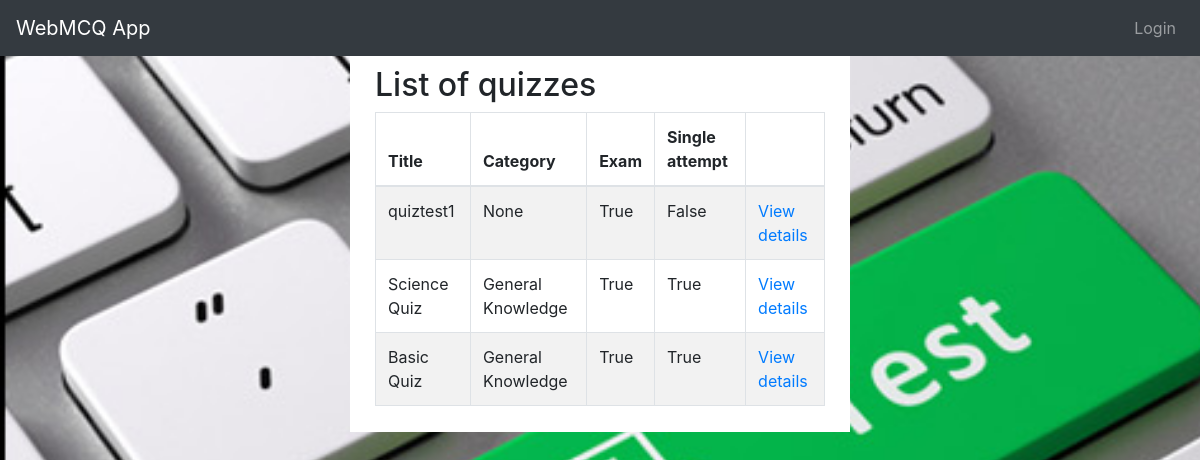
Screenshot of /quizzes/ with the database file from the repository.
### quiz/models.py (models this page shows, shortened)
class Quiz(models.Model):
    title = models.CharField(
        verbose_name=_("Title"),
        max_length=60, blank=False)
    description = models.TextField(
        verbose_name=_("Description"),
        blank=True, help_text=_("a description of the quiz"))
    url = models.SlugField(
        max_length=60, blank=False,
        help_text=_("a user friendly url"),
        verbose_name=_("user friendly url"))
    category = models.ForeignKey(
        Category, null=True, blank=True,
        verbose_name=_("Category"), on_delete=models.CASCADE)
    random_order = models.BooleanField(
        blank=False, default=False,
        verbose_name=_("Random Order"),
        help_text=_("Display the questions in "
                    "a random order or as they "
                    "are set?"))
    max_questions = models.PositiveIntegerField(
        blank=True, null=True, verbose_name=_("Max Questions"),
        help_text=_("Number of questions to be answered on each attempt."))
    answers_at_end = models.BooleanField(
        blank=False, default=False,
        help_text=_("Correct answer is NOT shown after question."
                    " Answers displayed at the end."),
        verbose_name=_("Answers at end"))
    exam_paper = models.BooleanField(
        blank=False, default=False,
        help_text=_("If yes, the result of each"
                    " attempt by a user will be"
                    " stored. Necessary for marking."),
        verbose_name=_("Exam Paper"))
    single_attempt = models.BooleanField(
        blank=False, default=False,
        help_text=_("If yes, only one attempt by"
                    " a user will be permitted."
                    " Non users cannot sit this exam."),
        verbose_name=_("Single Attempt"))
    pass_mark = models.SmallIntegerField(
        blank=True, default=0,
        verbose_name=_("Pass Mark"),
        help_text=_("Percentage required to pass exam."),
        validators=[MaxValueValidator(100)])
    success_text = models.TextField(
        blank=True, help_text=_("Displayed if user passes."),
        verbose_name=_("Success Text"))
    fail_text = models.TextField(
        verbose_name=_("Fail Text"),
        blank=True, help_text=_("Displayed if user fails."))
    draft = models.BooleanField(
        blank=True, default=False,
        verbose_name=_("Draft"),
        help_text=_("If yes, the quiz is not displayed"
                    " in the quiz list and can only be"
                    " taken by users who can edit"
                    " quizzes."))
    class Meta:
        verbose_name = _("Quiz")
        verbose_name_plural = _("Quizzes")

class Category(models.Model):
    category = models.CharField(
        verbose_name=_("Category"),
        max_length=250, blank=True,
        unique=True, null=True)
    objects = CategoryManager()
    class Meta:
        verbose_name = _("Category")
        verbose_name_plural = _("Categories")
    def __str__(self):
        return self.category

### quiz/views.py (the view)
class QuizListView(ListView):
    model = Quiz
    def get_queryset(self):
        queryset = super(QuizListView, self).get_queryset()
        return queryset.filter(draft=False)

### quiz/templates/quiz/quiz_list.html (shortened to what this page needs)
{% extends 'base.html' %}
{% load i18n %}
{% load quiz_tags %}
{% block content %}
<h2>{% trans "List of quizzes" %}</h2>
    {% if quiz_list %}
		<table class="table table-bordered table-striped">
		  <thead>
			<tr>
			  <th>{% trans "Title" %}</th>
			  <th>{% trans "Category" %}</th>
			  <th>{% trans "Exam" %}</th>
			  <th>{% trans "Single attempt" %}</th>
			  <th></th>
			</tr>
		  </thead>
		  <tbody>
        {% for quiz in quiz_list %}
  			<tr>
			  <td>{{ quiz.title }}</td>
			  <td>{{ quiz.category }}</td>
			  <td>{{ quiz.exam_paper }}</td>
			  <td>{{ quiz.single_attempt }}</td>
			  <td>
				<a href="{% url 'quiz_start_page' slug=quiz.url %}">
				  {% trans "View details" %}
				</a>
			</tr>
        {% endfor %}
		  </tbody>
		</table>
	{% else %}
        <p>{% trans "There are no available quizzes" %}.</p>
    {% endif %}
{% endblock %}

### assets/style.css (style rules this page uses)
body { background-image :url(images/ot1.jpg); background-repeat: no-repeat; background-attachment: fixed; background-size: cover; }

### rows the page displays
Quiz: title "quiztest1", category "None", exam_paper "True", single_attempt "False"
Quiz: title "Science Quiz", category "General Knowledge", exam_paper "True", single_attempt "True"
Quiz: title "Basic Quiz", category "General Knowledge", exam_paper "True", single_attempt "True"
